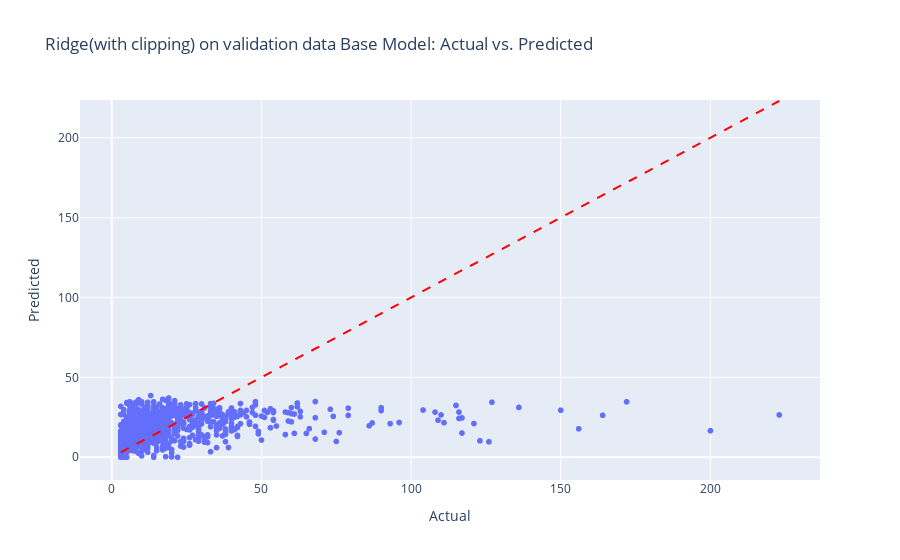

Notebook cell for this chart:
### Markdown cell above
## Ridge

### Code cell
model_ridge = Ridge(random_state=42)  # You can adjust alpha as needed
model_ridge.fit(X_train_imputed, y_train)

# Predict and clip negative values to zero
y_val_pred = model_ridge.predict(X_val_imputed)
y_val_pred = np.maximum(y_val_pred, 0)
rmse_val = root_mean_squared_error(y_val, y_val_pred)
print(f"RMSE on Validation Set (Ridge with Clipping): {rmse_val:.3f}")
plot_actual_vs_pred(y_val, y_val_pred, "Ridge(with clipping) on validation data Base Model")

### Figure 1 — Plotly figure (JSON) as saved in the notebook; plotly's stock layout.template omitted (floating-point values rounded to 4 significant figures; data arrays with more than 128 entries replaced by an {"elided": "..."} marker saying what was removed)
{"data": [{"hovertemplate": "Actual=%{x}<br>Predicted=%{y}<extra></extra>", "legendgroup": "", "marker": {"color": "#636efa", "symbol": "circle"}, "mode": "markers", "name": "", "showlegend": false, "type": "scattergl", "x": {"elided": "1160 int values"}, "xaxis": "x", "y": {"elided": "1160 float values"}, "yaxis": "y"}], "layout": {"legend": {"tracegroupgap": 0}, "shapes": [{"line": {"color": "Red", "dash": "dash"}, "type": "line", "x0": 3, "x1": 223, "y0": 3, "y1": 223}], "title": {"text": "Ridge(with clipping) on validation data Base Model: Actual vs. Predicted"}, "xaxis": {"anchor": "y", "domain": [0, 1], "title": {"text": "Actual"}}, "yaxis": {"anchor": "x", "domain": [0, 1], "title": {"text": "Predicted"}}}}
